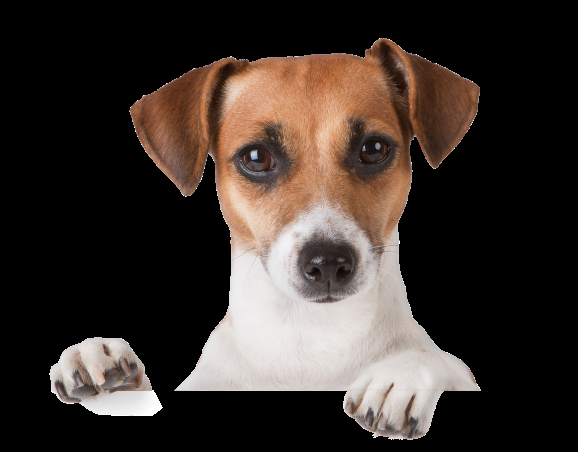
#> input picture dog.png, 578 x 452 px
$ python maincv.py
#> lines starting #> are read from the running program, lines starting #| are printed output that depends on the picture
# simple program to read and show an image

import cv2

img = cv2.imread('dog.png')
#> img is the input picture: shape (452, 578, 3); mean B, G, R 44.9, 49.9, 59.2
gray = cv2.imread('dog.png',cv2.IMREAD_GRAYSCALE)
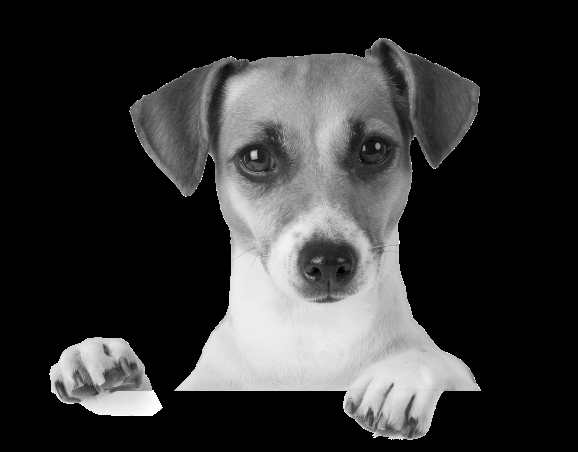
#> gray: shape (452, 578); min 0, max 255, mean 52.7

cv2.imshow('Dog Image',img)
cv2.imshow('Gray Dog Image',gray)


cv2.waitKey(0) # Program will stop when any key is pressed
cv2.destroyAllWindows()
